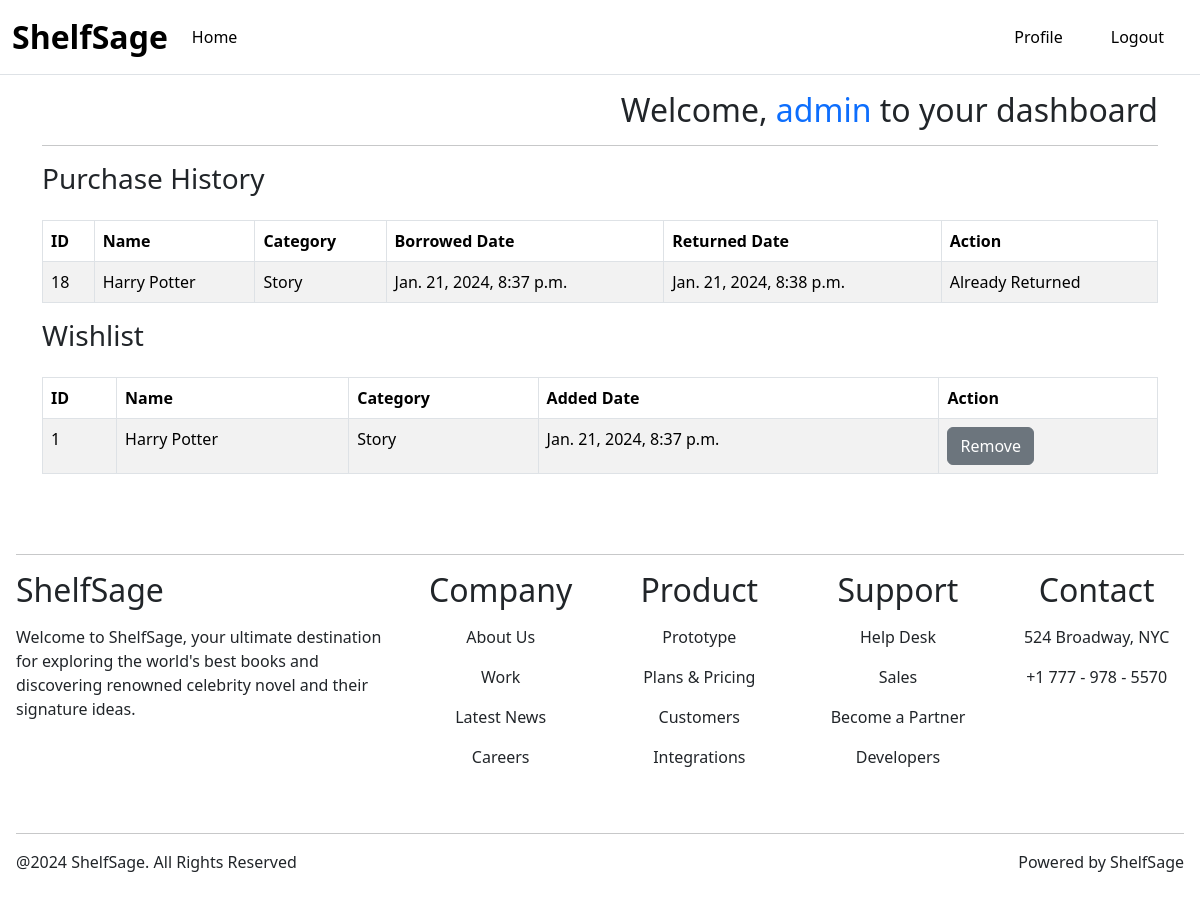
Before: /users/profile/ (signed in) with the older database file.
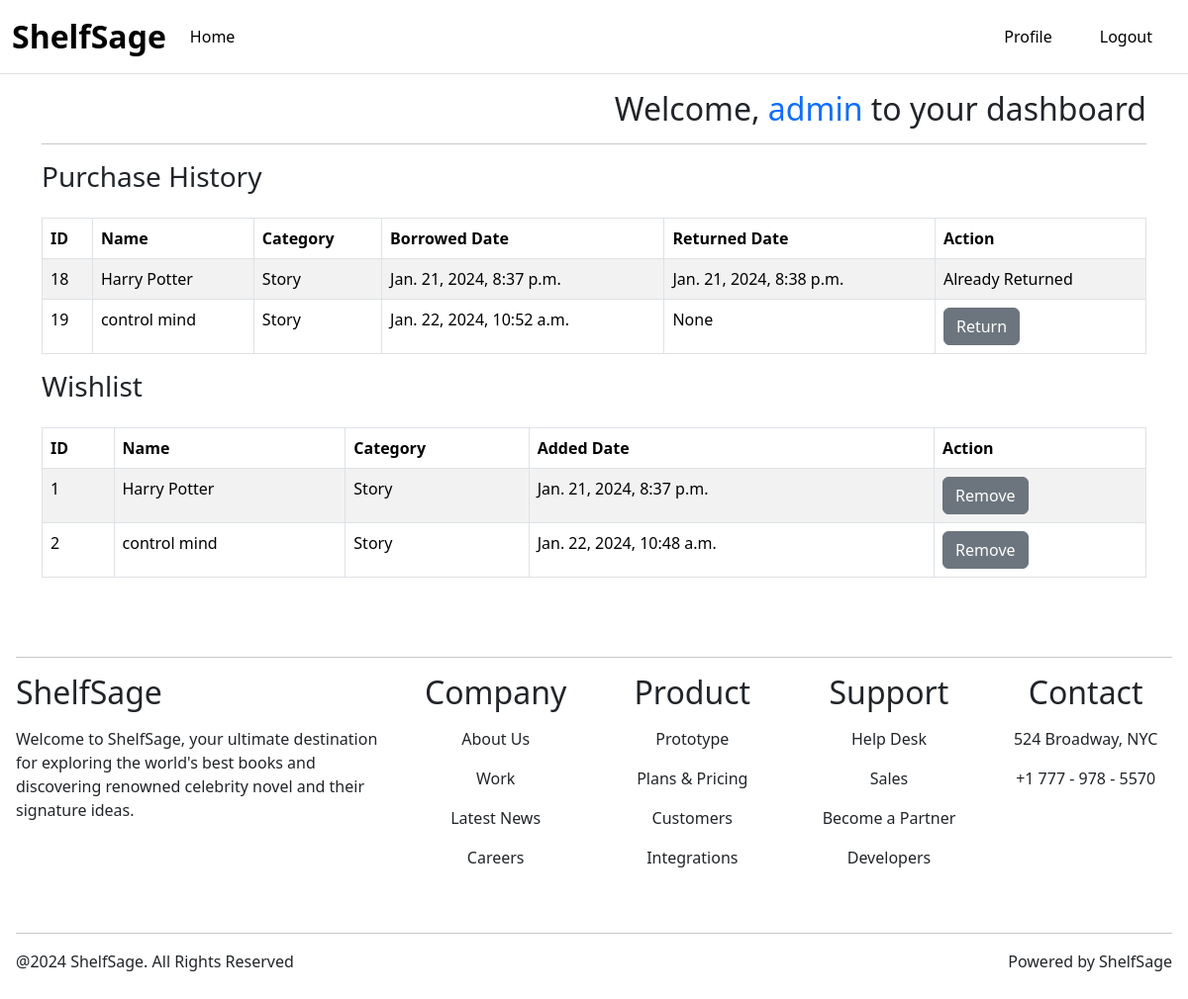
After: the same page with the newer database file.
### transactions/models.py (models this page shows, shortened)
class Transaction(models.Model):
    user = models.ForeignKey(User, on_delete=models.CASCADE)
    book = models.ForeignKey(Book, on_delete=models.CASCADE)
    borrowed_date = models.DateTimeField(auto_now_add=True)
    returned_date = models.DateTimeField(null=True, blank=True)
    is_returned = models.BooleanField(default=False)

### catalog/models.py (models this page shows, shortened)
class Book(models.Model):
    title = models.CharField(max_length=200)
    author = models.CharField(max_length=100)
    description = models.TextField()
    isbn = models.CharField('ISBN', max_length=13, unique=True)
    publication_date = models.DateField()
    genre = models.CharField(max_length=100)
    availability_status = models.BooleanField(default=True)
    number_of_copies = models.PositiveIntegerField(default=1)
    category = models.ForeignKey(Categories, on_delete=models.CASCADE,null=True, blank=True)
    image = models.ImageField(
        upload_to="catalog/media/uploads",
        height_field=None,
        width_field=None,
        max_length=None,
        default="",
    )

### categories/models.py (models this page shows, shortened)
class Categories(models.Model):
    name = models.CharField(max_length=50)
    slug = models.SlugField(max_length=100, unique=True, null=True, blank=True)
    class Meta:
        verbose_name_plural = 'categories'

### wishlist/models.py (models this page shows, shortened)
class Wishlist(models.Model):
    user = models.ForeignKey(User, on_delete=models.CASCADE)
    book = models.ForeignKey(Book, on_delete=models.CASCADE)
    added_date = models.DateTimeField(auto_now_add=True)
    class Meta:
        unique_together = ('user', 'book')
        verbose_name_plural = 'wishlists'

### users/views.py (the view)
# urls.py: path('profile/', profile_view, name='profile'),
@login_required
def profile_view(request):
    wishlist_items = Wishlist.objects.filter(user=request.user)
    transaction_history = Transaction.objects.filter(user=request.user)
    return render(request, 'profile.html', {'wishlist_items': wishlist_items,'transaction_history': transaction_history})

### users/templates/profile.html
{% extends 'base.html' %}
{% load static %}
{% block content %}
  <h1 class="text-end fs-2 mt-3">Welcome, <span class="text-primary">{{ request.user.username }}</span> to your dashboard</h1>
  <hr />
  <h1 class="fs-3">Purchase History</h1>
  <table class="table table-bordered table-striped table-hover mt-4">
    <thead>
      <tr>
        <th scope="col">ID</th>
        <th scope="col">Name</th>
        <th scope="col">Category</th>
        <th scope="col">Borrowed Date</th>
        <th scope="col">Returned Date</th>
        <th scope="col">Action</th>
      </tr>
    </thead>
    <tbody>
      {% for val in transaction_history %}
        <tr>
          <td scope="row">{{ val.id }}</td>
          <td>{{ val.book.title }}</td>
          <td>{{ val.book.category.name }}</td>
          <td>{{ val.borrowed_date }}</td>
          <td>{{ val.returned_date }}</td>
          <td>
            {% if not val.is_returned %}
                <a href="{% url 'return_book' val.id %}" class="btn btn-secondary">Return</a>
            {% else %}
                Already Returned
            {% endif %}
          </td>
        </tr>
        {% empty %}
            <tr>
                <td colspan="6" class="text-center">No items in transaction history.</td>
            </tr>
      {% endfor %}
    </tbody>
  </table>
  <h1 class="fs-3">Wishlist</h1>
    <table class="table table-bordered table-striped table-hover mt-4">
      <thead>
        <tr>
          <th scope="col">ID</th>
          <th scope="col">Name</th>
          <th scope="col">Category</th>
          <th scope="col">Added Date</th>
          <th scope="col">Action</th>
        </tr>
      </thead>
      <tbody>
          {% for item in wishlist_items %}
            <tr>
              <td scope="row">{{ item.book.id }}</td>
              <td>{{ item.book.title }}</td>
              <td>{{ item.book.category.name }}</td>
              <td>{{ item.added_date }}</td>
              <td>
                <a href="{% url 'remove_from_wishlist' item.book.id %}" class="btn btn-secondary">Remove</a>
              </td>
            </tr>
            {% empty %}
            <tr>
                <td colspan="6" class="text-center">No items in transaction history.</td>
            </tr>
          {% endfor %}
        </tbody>
      </table>
{% endblock %}

### templates/base.html (shortened to what this page needs)
<!DOCTYPE html>
<html lang="en">
  <head>
    <link href="https://cdn.jsdelivr.net/npm/bootstrap@5.3.2/dist/css/bootstrap.min.css" rel="stylesheet" />
  </head>
  <body>
    <nav class="navbar navbar-expand-lg border-bottom border-body">
      <div class="container-fluid">
        <a class="navbar-brand fs-2 fw-bold" href="{% url 'home' %}">ShelfSage</a>
        <div class="collapse navbar-collapse" id="navbarSupportedContent">
          <ul class="navbar-nav me-auto mb-2 mb-lg-0">
            <li class="nav-item">
              <a class="nav-link active" aria-current="page" href="{% url 'home' %}">Home</a>
            </li>
          </ul>
          {% if request.user.is_authenticated %}
          <ul class="navbar-nav ms-auto mb-2 mb-lg-0">
              <a class="nav-link active mx-3" href="{% url 'profile' %}">Profile</a>
              <a class="nav-link active mx-3" href="{% url 'logout' %}">Logout</a>
            </ul>
          {% else %}
            <ul class="d-flex">
              <a class="nav-link active mx-3" href="{% url 'signup' %}">Signup</a>
              <a class="nav-link active mx-3" href="{% url 'login' %}">Login</a>
            </ul>
          {% endif %}
        </div>
      </div>
    </nav>
    <div class="container">
    {% block content %}
    {% endblock %}
    </div>
    <div class="py-5 px-3">
      <hr class="mb-24">
      <div class="">
        <div class="row">
          <div class="col-md-4">
            <a class="navbar-brand" href="{% url 'home' %}"><h2>ShelfSage</h2></a>
            <p class="mt-3">
              Welcome to ShelfSage, your ultimate destination for exploring the world's best books and discovering renowned celebrity novel and their signature ideas.
            </p>
          </div>
          <div class="col-md-2">
            <div class="text-center">
              <h2 class="font-bold mb-3">Company</h2>
              <p class="">About Us</p>
              <p class="">Work</p>
              <p class="">Latest News</p>
              <p class="">Careers</p>
            </div>
          </div>
          <div class="col-md-2">
            <div class="text-center">
              <h2 class="font-bold mb-3">Product</h2>
              <p class="">Prototype</p>
              <p class="">Plans & Pricing</p>
              <p class="">Customers</p>
              <p class="">Integrations</p>
            </div>
          </div>
          <div class="col-md-2">
            <div class="text-center">
              <h2 class="font-bold mb-3">Support</h2>
              <p class="">Help Desk</p>
              <p class="">Sales</p>
              <p class="">Become a Partner</p>
              <p class="">Developers</p>
            </div>
          </div>
          <div class="col-md-2">
            <div class="text-center">
              <h2 class="font-bold mb-3">Contact</h2>
              <p class="">524 Broadway, NYC</p>
              <p class="">+1 777 - 978 - 5570</p>
            </div>
          </div>
        </div>
        <hr class="mt-5">
        <div class="d-flex justify-content-between">
          <span>@2024 ShelfSage. All Rights Reserved</span>
          <span>Powered by ShelfSage</span>
        </div>
      </div>
    </div>
  </body>
</html>

Changed rows visible on the page:
added Transaction: id "19", book "control mind", book.category.name "Story", borrowed_date "Jan. 22, 2024, 10:52 a.m.", returned_date "None", is_returned "Return"
added Wishlist: book.id "2", book "control mind", book.category.name "Story", added_date "Jan. 22, 2024, 10:48 a.m."
